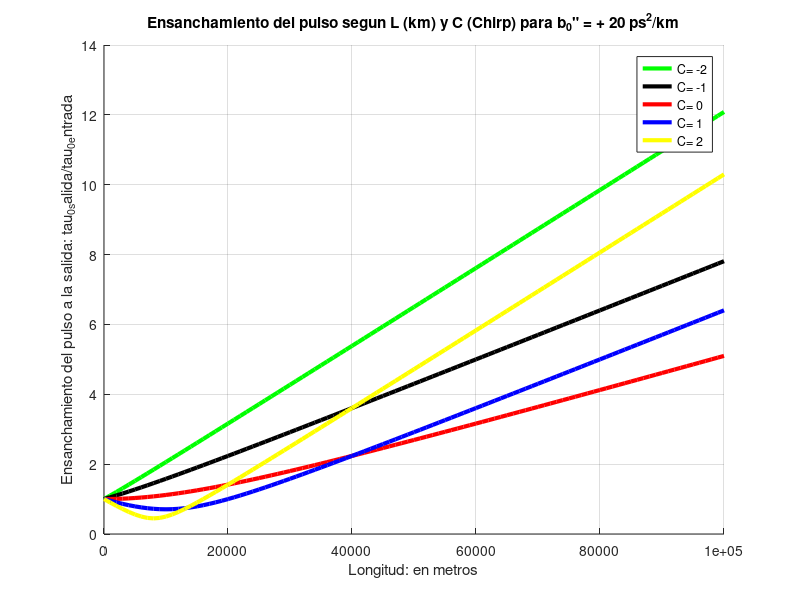

This chart was generated by the following MATLAB code:
%%%%%%%%% REPRESENTAR EL ENSANCHAMIENTO EN FUNCION DE LA LONGITUD %%%%%%%%%
%%%%%%%%% RECORRIDA, DEL VALOR DEL CHIP Y DEL SIGNO DE B_0_2 %%%%%%%%%%%%%%

clear, clc;

% Valores de tau_0 y dispersion
tau_0 = 20e-12;
beta_0_2 = 20e-24*1e-3; %ps^2/km 

% Valores tomados de chirp y de longitud 
Longitud = 0:(1e3):(100e3);
C=[-2 -1 0 1 2];

colores = ['g' 'k' 'r' 'b' 'y' ];

figure(1)
grid on
title('Ensanchamiento del pulso segun L (km) y C (Chirp) para b_0" = + 20 ps^2/km')
xlabel('Longitud: en metros')
ylabel('Ensanchamiento del pulso a la salida: tau_0_salida/tau_0_entrada')

for Chirp = C
    
    relacion_ensanch = []; %vector que recogera el ensanchamiento en funcion de L 
    
    for L=Longitud
         l_salida = sqrt(tau_0.^2 + (beta_0_2.*L).^2./(tau_0.^2)*(1+Chirp.^2)-2*Chirp*beta_0_2.*L);
         relacion_ensanch(end+1) = abs(l_salida/tau_0);
    end

    hold on,plot(Longitud, relacion_ensanch, colores(find(C==Chirp)), 'LineWidth',3)
end

legend('C= -2','C= -1','C= 0','C= 1','C= 2') % Cambiar segun los valores de chirp